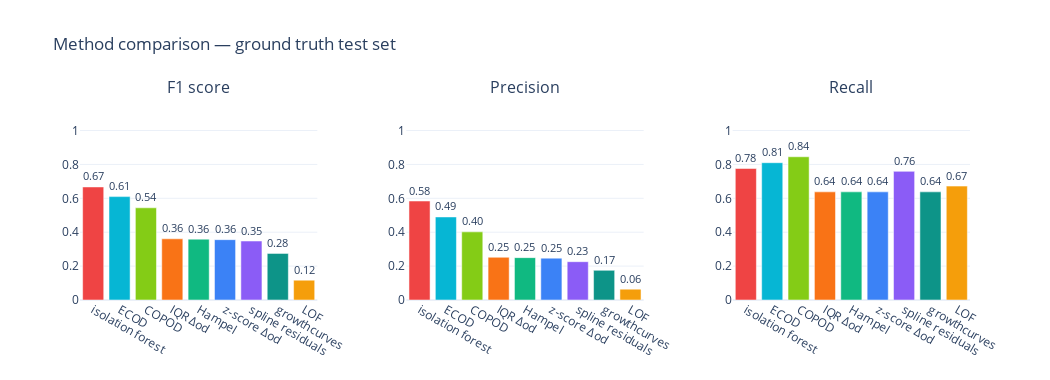
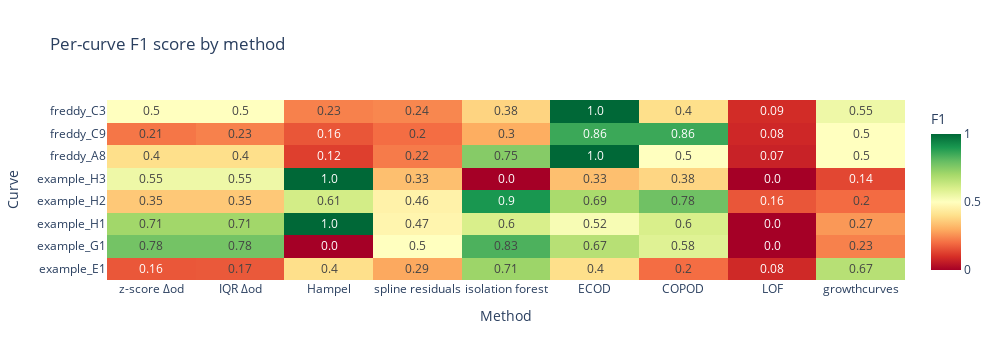

These figures' notebook cell, in order:
### Code cell
METHOD_COLORS = [
    "#3B82F6",  # z-score Δod  — blue
    "#F97316",  # IQR Δod      — orange
    "#10B981",  # Hampel        — green
    "#8B5CF6",  # spline res.   — purple
    "#EF4444",  # isolation f.  — red
    "#06B6D4",  # ECOD          — cyan
    "#84CC16",  # COPOD         — lime
    "#F59E0B",  # LOF           — amber
    "#0D9488",  # growthcurves  — teal
]
method_names = list(METHODS.keys())
color_map    = dict(zip(method_names, METHOD_COLORS))

ordered_names = metrics_df["method"].tolist()

# ── Bar charts: F1 / Precision / Recall ──────────────────────────────────────
fig_bars = make_subplots(
    rows=1, cols=3,
    subplot_titles=["F1 score", "Precision", "Recall"],
    horizontal_spacing=0.10,
)
for col, metric in enumerate(["F1", "precision", "recall"], start=1):
    vals = metrics_df.set_index("method").loc[ordered_names, metric].tolist()
    fig_bars.add_trace(
        go.Bar(
            x=ordered_names, y=vals,
            marker_color=[color_map[m] for m in ordered_names],
            showlegend=False,
            text=[f"{v:.2f}" for v in vals], textposition="outside",
        ),
        row=1, col=col,
    )
    fig_bars.update_yaxes(range=[0, 1.18], row=1, col=col)
fig_bars.update_layout(
    template="plotly_white", height=380, width=1050,
    title="Method comparison — ground truth test set",
)
fig_bars.show()

# ── Per-curve F1 heatmap ──────────────────────────────────────────────────────
curve_ids = traces_df["curve_id"].unique()
z = np.full((len(curve_ids), len(method_names)), np.nan)
for j, mname in enumerate(method_names):
    pred = predictions[mname]
    for i, cid in enumerate(curve_ids):
        idx = traces_df[traces_df["curve_id"] == cid].index
        z[i, j] = f1_score(gt.loc[idx].astype(int), pred.loc[idx].astype(int), zero_division=0)

fig_heat = go.Figure(go.Heatmap(
    z=z, x=method_names, y=list(curve_ids),
    colorscale="RdYlGn", zmin=0, zmax=1,
    text=np.round(z, 2).astype(str), texttemplate="%{text}",
    colorbar=dict(title="F1"),
    hovertemplate="curve: %{y}<br>method: %{x}<br>F1: %{z:.3f}<extra></extra>",
))
fig_heat.update_layout(
    template="plotly_white", height=360, width=1000,
    title="Per-curve F1 score by method",
    xaxis_title="Method", yaxis_title="Curve",
)
fig_heat.show()

### Figure 1 — Plotly figure (JSON) as saved in the notebook; plotly's stock layout.template omitted (floating-point values rounded to 4 significant figures)
{"data": [{"marker": {"color": ["#EF4444", "#06B6D4", "#84CC16", "#F97316", "#10B981", "#3B82F6", "#8B5CF6", "#0D9488", "#F59E0B"]}, "showlegend": false, "text": ["0.67", "0.61", "0.54", "0.36", "0.36", "0.36", "0.35", "0.28", "0.12"], "textposition": "outside", "type": "bar", "x": ["isolation forest", "ECOD", "COPOD", "IQR Δod", "Hampel", "z-score Δod", "spline residuals", "growthcurves", "LOF"], "xaxis": "x", "y": [0.667, 0.61, 0.544, 0.361, 0.359, 0.356, 0.348, 0.275, 0.117], "yaxis": "y"}, {"marker": {"color": ["#EF4444", "#06B6D4", "#84CC16", "#F97316", "#10B981", "#3B82F6", "#8B5CF6", "#0D9488", "#F59E0B"]}, "showlegend": false, "text": ["0.58", "0.49", "0.40", "0.25", "0.25", "0.25", "0.23", "0.17", "0.06"], "textposition": "outside", "type": "bar", "x": ["isolation forest", "ECOD", "COPOD", "IQR Δod", "Hampel", "z-score Δod", "spline residuals", "growthcurves", "LOF"], "xaxis": "x2", "y": [0.584, 0.49, 0.402, 0.252, 0.25, 0.247, 0.226, 0.175, 0.064], "yaxis": "y2"}, {"marker": {"color": ["#EF4444", "#06B6D4", "#84CC16", "#F97316", "#10B981", "#3B82F6", "#8B5CF6", "#0D9488", "#F59E0B"]}, "showlegend": false, "text": ["0.78", "0.81", "0.84", "0.64", "0.64", "0.64", "0.76", "0.64", "0.67"], "textposition": "outside", "type": "bar", "x": ["isolation forest", "ECOD", "COPOD", "IQR Δod", "Hampel", "z-score Δod", "spline residuals", "growthcurves", "LOF"], "xaxis": "x3", "y": [0.776, 0.81, 0.845, 0.638, 0.638, 0.638, 0.759, 0.638, 0.672], "yaxis": "y3"}], "layout": {"annotations": [{"font": {"size": 16}, "showarrow": false, "text": "F1 score", "x": 0.1333, "xanchor": "center", "xref": "paper", "y": 1, "yanchor": "bottom", "yref": "paper"}, {"font": {"size": 16}, "showarrow": false, "text": "Precision", "x": 0.5, "xanchor": "center", "xref": "paper", "y": 1, "yanchor": "bottom", "yref": "paper"}, {"font": {"size": 16}, "showarrow": false, "text": "Recall", "x": 0.8667, "xanchor": "center", "xref": "paper", "y": 1, "yanchor": "bottom", "yref": "paper"}], "height": 380, "title": {"text": "Method comparison — ground truth test set"}, "width": 1050, "xaxis": {"anchor": "y", "domain": [0, 0.2667]}, "xaxis2": {"anchor": "y2", "domain": [0.3667, 0.6333]}, "xaxis3": {"anchor": "y3", "domain": [0.7333, 1]}, "yaxis": {"anchor": "x", "domain": [0, 1], "range": [0, 1.18]}, "yaxis2": {"anchor": "x2", "domain": [0, 1], "range": [0, 1.18]}, "yaxis3": {"anchor": "x3", "domain": [0, 1], "range": [0, 1.18]}}}

### Figure 2 — Plotly figure (JSON) as saved in the notebook; plotly's stock layout.template omitted (floating-point values rounded to 4 significant figures)
{"data": [{"colorbar": {"title": {"text": "F1"}}, "colorscale": [[0, "rgb(165,0,38)"], [0.1, "rgb(215,48,39)"], [0.2, "rgb(244,109,67)"], [0.3, "rgb(253,174,97)"], [0.4, "rgb(254,224,139)"], [0.5, "rgb(255,255,191)"], [0.6, "rgb(217,239,139)"], [0.7, "rgb(166,217,106)"], [0.8, "rgb(102,189,99)"], [0.9, "rgb(26,152,80)"], [1, "rgb(0,104,55)"]], "hovertemplate": "curve: %{y}<br>method: %{x}<br>F1: %{z:.3f}<extra></extra>", "text": [["0.16", "0.17", "0.4", "0.29", "0.71", "0.4", "0.2", "0.08", "0.67"], ["0.78", "0.78", "0.0", "0.5", "0.83", "0.67", "0.58", "0.0", "0.23"], ["0.71", "0.71", "1.0", "0.47", "0.6", "0.52", "0.6", "0.0", "0.27"], ["0.35", "0.35", "0.61", "0.46", "0.9", "0.69", "0.78", "0.16", "0.2"], ["0.55", "0.55", "1.0", "0.33", "0.0", "0.33", "0.38", "0.0", "0.14"], ["0.4", "0.4", "0.12", "0.22", "0.75", "1.0", "0.5", "0.07", "0.5"], ["0.21", "0.23", "0.16", "0.2", "0.3", "0.86", "0.86", "0.08", "0.5"], ["0.5", "0.5", "0.23", "0.24", "0.38", "1.0", "0.4", "0.09", "0.55"]], "texttemplate": "%{text}", "type": "heatmap", "x": ["z-score Δod", "IQR Δod", "Hampel", "spline residuals", "isolation forest", "ECOD", "COPOD", "LOF", "growthcurves"], "y": ["example_E1", "example_G1", "example_H1", "example_H2", "example_H3", "freddy_A8", "freddy_C9", "freddy_C3"], "z": [[0.1644, 0.1667, 0.4, 0.2927, 0.7143, 0.4, 0.2, 0.08475, 0.6667], [0.7778, 0.7778, 0.0, 0.5, 0.8333, 0.6667, 0.5833, 0.0, 0.2308], [0.7059, 0.7059, 1.0, 0.4667, 0.6, 0.5217, 0.6, 0.0, 0.2667], [0.3529, 0.3529, 0.6111, 0.4583, 0.902, 0.6923, 0.7843, 0.1629, 0.1967], [0.5455, 0.5455, 1.0, 0.3333, 0.0, 0.3333, 0.381, 0.0, 0.1379], [0.4, 0.4, 0.125, 0.2222, 0.75, 1.0, 0.5, 0.07059, 0.5], [0.2143, 0.2308, 0.1622, 0.2, 0.3, 0.8571, 0.8571, 0.08219, 0.5], [0.5, 0.5, 0.2308, 0.24, 0.375, 1.0, 0.4, 0.09091, 0.5455]], "zmax": 1, "zmin": 0}], "layout": {"height": 360, "title": {"text": "Per-curve F1 score by method"}, "width": 1000, "xaxis": {"title": {"text": "Method"}}, "yaxis": {"title": {"text": "Curve"}}}}
